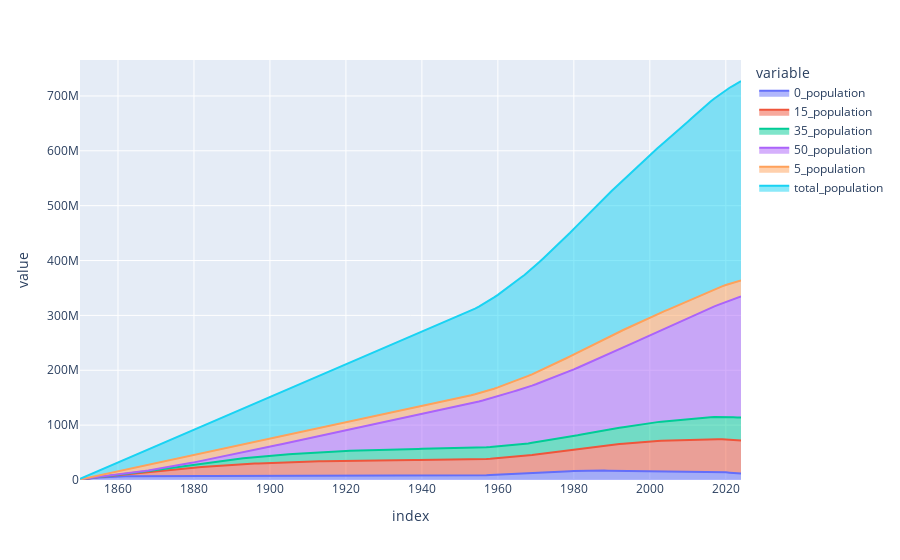

Notebook code cell kept with this figure:
### Code cell
model.run(parameters=params)
age_pops = model.get_derived_outputs_df()
age_pops.plot.area()

### Figure 1 — Plotly figure (JSON) as saved in the notebook; plotly's stock layout.template omitted (floating-point values rounded to 4 significant figures; data arrays with more than 128 entries replaced by an {"elided": "..."} marker saying what was removed)
{"data": [{"fillpattern": {"shape": ""}, "hovertemplate": "variable=0_population<br>index=%{x}<br>value=%{y}<extra></extra>", "legendgroup": "0_population", "line": {"color": "#636efa"}, "marker": {"symbol": "circle"}, "mode": "lines", "name": "0_population", "orientation": "v", "showlegend": true, "stackgroup": "1", "type": "scatter", "x": {"elided": "175 int values"}, "xaxis": "x", "y": {"elided": "175 float values"}, "yaxis": "y"}, {"fillpattern": {"shape": ""}, "hovertemplate": "variable=15_population<br>index=%{x}<br>value=%{y}<extra></extra>", "legendgroup": "15_population", "line": {"color": "#EF553B"}, "marker": {"symbol": "circle"}, "mode": "lines", "name": "15_population", "orientation": "v", "showlegend": true, "stackgroup": "1", "type": "scatter", "x": {"elided": "175 int values"}, "xaxis": "x", "y": {"elided": "175 float values"}, "yaxis": "y"}, {"fillpattern": {"shape": ""}, "hovertemplate": "variable=35_population<br>index=%{x}<br>value=%{y}<extra></extra>", "legendgroup": "35_population", "line": {"color": "#00cc96"}, "marker": {"symbol": "circle"}, "mode": "lines", "name": "35_population", "orientation": "v", "showlegend": true, "stackgroup": "1", "type": "scatter", "x": {"elided": "175 int values"}, "xaxis": "x", "y": {"elided": "175 float values"}, "yaxis": "y"}, {"fillpattern": {"shape": ""}, "hovertemplate": "variable=50_population<br>index=%{x}<br>value=%{y}<extra></extra>", "legendgroup": "50_population", "line": {"color": "#ab63fa"}, "marker": {"symbol": "circle"}, "mode": "lines", "name": "50_population", "orientation": "v", "showlegend": true, "stackgroup": "1", "type": "scatter", "x": {"elided": "175 int values"}, "xaxis": "x", "y": {"elided": "175 float values"}, "yaxis": "y"}, {"fillpattern": {"shape": ""}, "hovertemplate": "variable=5_population<br>index=%{x}<br>value=%{y}<extra></extra>", "legendgroup": "5_population", "line": {"color": "#FFA15A"}, "marker": {"symbol": "circle"}, "mode": "lines", "name": "5_population", "orientation": "v", "showlegend": true, "stackgroup": "1", "type": "scatter", "x": {"elided": "175 int values"}, "xaxis": "x", "y": {"elided": "175 float values"}, "yaxis": "y"}, {"fillpattern": {"shape": ""}, "hovertemplate": "variable=total_population<br>index=%{x}<br>value=%{y}<extra></extra>", "legendgroup": "total_population", "line": {"color": "#19d3f3"}, "marker": {"symbol": "circle"}, "mode": "lines", "name": "total_population", "orientation": "v", "showlegend": true, "stackgroup": "1", "type": "scatter", "x": {"elided": "175 int values"}, "xaxis": "x", "y": {"elided": "175 float values"}, "yaxis": "y"}], "layout": {"legend": {"title": {"text": "variable"}, "tracegroupgap": 0}, "margin": {"t": 60}, "xaxis": {"anchor": "y", "domain": [0, 1], "title": {"text": "index"}}, "yaxis": {"anchor": "x", "domain": [0, 1], "title": {"text": "value"}}}}
